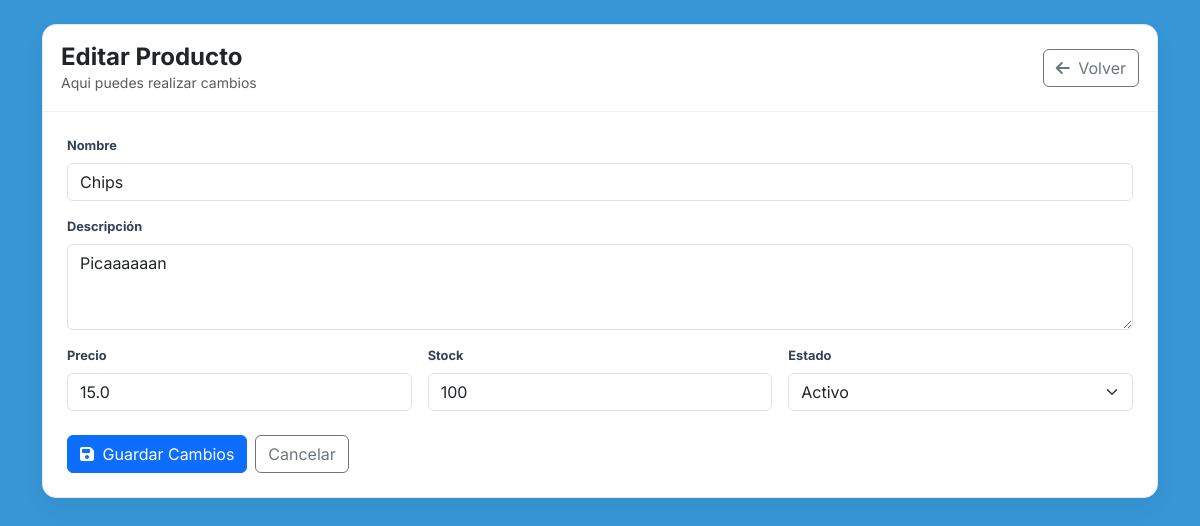
The page /productos/1/editar (signed in) on the database its author committed.
### tables this page shows
CREATE TABLE productos (
                    id INTEGER PRIMARY KEY AUTOINCREMENT,
                    nombre TEXT NOT NULL,
                    descripcion TEXT,
                    precio REAL NOT NULL,
                    stock INTEGER NOT NULL DEFAULT 0,
                    activo INTEGER NOT NULL DEFAULT 1,
                    created_at DATETIME DEFAULT CURRENT_TIMESTAMP,
                    updated_at DATETIME
                );

### app.py (the view, shortened to what this page needs)
@app.route('/productos/<int:producto_id>/editar', methods=['GET', 'POST'])
def productos_editar(producto_id):
    if not require_login():
        return redirect(url_for('login'))
    try:
        conn = get_connection()
        cur = conn.cursor()
        cur.execute("SELECT * FROM productos WHERE id = ?", (producto_id,))
        producto = cur.fetchone()
        if not producto:
            conn.close()
            flash("Producto no encontrado", "warning")
            return redirect(url_for('productos_list'))
        conn.close()
        return render_template('producto_form.html', modo='editar', producto=producto)
    except Exception as e:
        flash(f"Error cargando producto: {str(e)}", "danger")
        return redirect(url_for('productos_list'))

### app.py (called while the page is built)
def get_connection():
    try:
        conn = sqlite3.connect(DB_NAME)
        conn.row_factory = sqlite3.Row
        return conn
    except Exception as e:
        print(f"Error conectando a SQLite: {e}")
        return None

def require_login():
    if 'user_id' not in session:
        flash('Inicia sesión primero', 'warning')
        return False
    return True

### templates/producto_form.html (shortened to what this page needs)
<!DOCTYPE html>
<html lang="es">
<head>
  <link href="https://cdn.jsdelivr.net/npm/bootstrap@5.3.0/dist/css/bootstrap.min.css" rel="stylesheet">
  <link rel="stylesheet" href="https://cdnjs.cloudflare.com/ajax/libs/font-awesome/6.4.0/css/all.min.css">
</head>
<body class="p-3 p-md-4">
  <div class="container">
    <div class="cardx">
      <div class="topbar">
        <div>
          <h4 class="mb-0 fw-bold">{{ 'Nuevo Producto' if modo=='crear' else 'Editar Producto' }}</h4>
          <div class="text-muted small">Aqui puedes realizar cambios {{ nombre }}</div>
        </div>
        <a class="btn btn-outline-secondary" href="{{ url_for('productos_list') }}">
          <i class="fas fa-arrow-left me-1"></i> Volver
        </a>
      </div>
      <div class="p-3 p-md-4">
        <form method="POST">
          <div class="mb-3">
            <div class="label-sm mb-2">Nombre</div>
            <input class="form-control" name="nombre" required maxlength="60"
                   value="{{ '' if not producto else producto[1] }}"
                   placeholder="Ej. Pastel de Chocolate" />
          </div>
          <div class="mb-3">
            <div class="label-sm mb-2">Descripción</div>
            <textarea class="form-control" name="descripcion" rows="3" maxlength="200"
                      placeholder="Descripción corta...">{{ '' if not producto else producto[2] }}</textarea>
          </div>
          <div class="row g-3">
            <div class="col-md-4">
              <div class="label-sm mb-2">Precio</div>
              <input class="form-control" name="precio" required type="number" step="0.01" min="0"
                     value="{{ '' if not producto else producto[3] }}"
                     placeholder="0.00" />
            </div>
            <div class="col-md-4">
              <div class="label-sm mb-2">Stock</div>
              <input class="form-control" name="stock" required type="number" min="0"
                     value="{{ '' if not producto else producto[4] }}"
                     placeholder="0" />
            </div>
            <div class="col-md-4">
              <div class="label-sm mb-2">Estado</div>
              {% set activo_val = 1 if (not producto) else producto[5] %}
              <select class="form-select" name="activo">
                <option value="1" {% if activo_val==1 %}selected{% endif %}>Activo</option>
              </select>
            </div>
          </div>
          <div class="d-flex gap-2 mt-4">
            <button class="btn btn-primary" type="submit">
              <i class="fas fa-save me-1"></i>
              {{ 'Crear' if modo=='crear' else 'Guardar Cambios' }}
            </button>
            <a class="btn btn-outline-secondary" href="{{ url_for('productos_list') }}">Cancelar</a>
          </div>
        </form>
      </div>
    </div>
  </div>
</body>
</html>

### templates/producto_form.html (style rules this page uses)
body { font-family: 'Inter', sans-serif; background:#3796d6; }
.cardx { background:#fff; border:1px solid #e2e8f0; border-radius:14px; box-shadow: 0 10px 25px rgba(0,0,0,0.05); }
.topbar { padding:18px; border-bottom:1px solid #edf2f7; display:flex; justify-content:space-between; align-items:center; }
.label-sm { font-size:.8rem; font-weight:700; color:#334155; }

### rows shown on the page
productos: nombre "Chips", descripcion "Picaaaaaan", precio "15.0", stock "100"

### other values the page prints
{{ 'Nuevo Producto' if modo=='crear' else 'Editar Producto' }} "Editar Producto"
{{ 'Crear' if modo=='crear' else 'Guardar Cambios' }} "Guardar Cambios"
